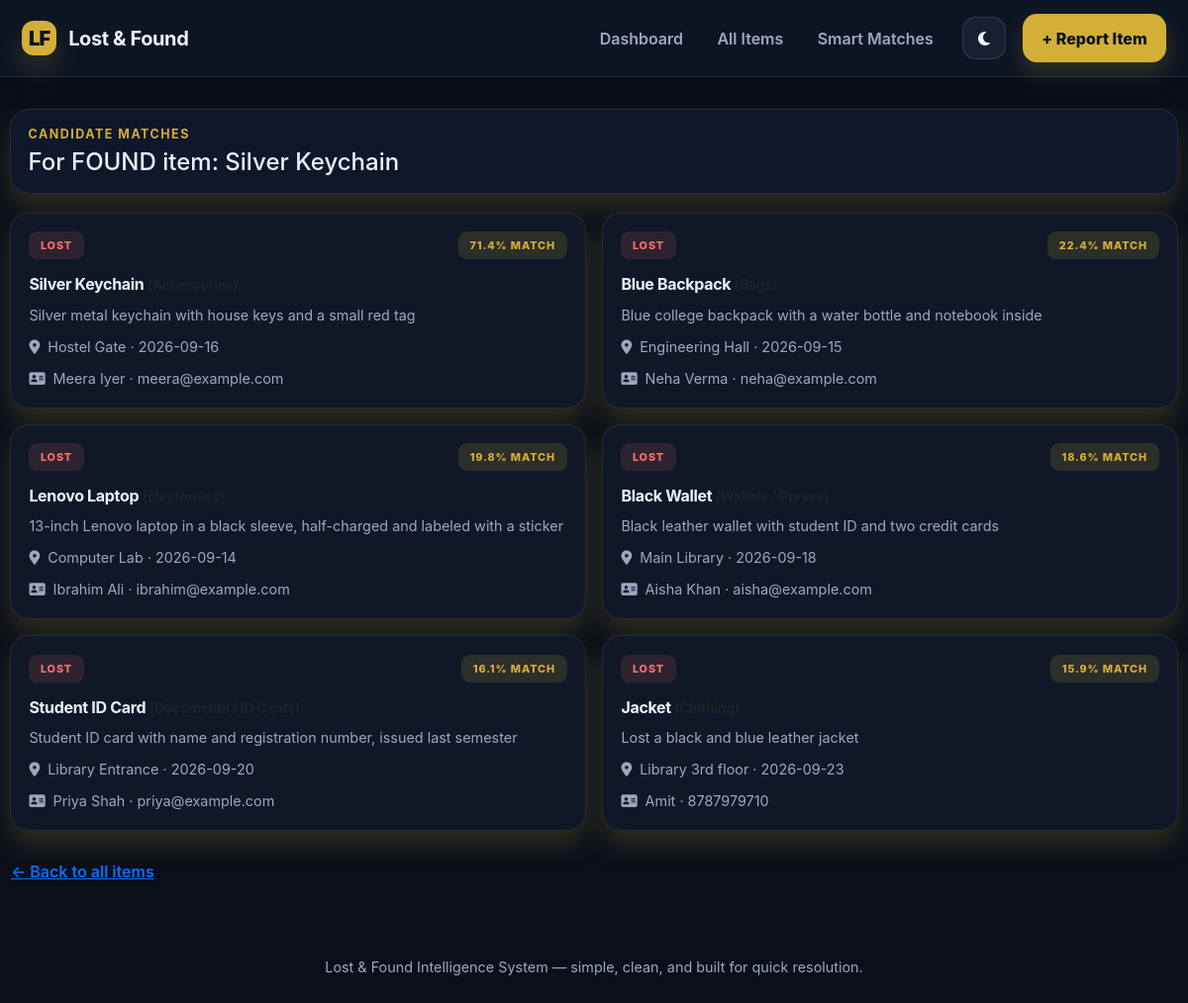
Screenshot of /matches/9 with the database file from the repository.
### tables this page shows
CREATE TABLE items (
            id            INTEGER PRIMARY KEY AUTOINCREMENT,
            item_type     TEXT    NOT NULL CHECK (item_type IN ('lost', 'found')),
            item_name     TEXT    NOT NULL,
            category      TEXT    NOT NULL,
            description   TEXT    NOT NULL,
            location      TEXT    NOT NULL,
            event_date    TEXT    NOT NULL,
            person_name   TEXT    NOT NULL,
            contact       TEXT    NOT NULL,
            status        TEXT    NOT NULL DEFAULT 'open' CHECK (status IN ('open', 'resolved')),
            created_at    TEXT    NOT NULL
        );

### app.py (the view)
@app.route("/matches/<int:item_id>")
def matches_for_item(item_id):
    db = get_db()
    item = db.execute("SELECT * FROM items WHERE id = ?", (item_id,)).fetchone()
    if item is None:
        flash("Item not found.", "danger")
        return redirect(url_for("view_items"))
    candidates = find_matches_for(item, threshold=15.0, limit=10)
    return render_template("matches.html", single_item=item, candidates=candidates, results=None)

### app.py (called while the page is built)
def get_db():
    if "db" not in g:
        g.db = sqlite3.connect(DB_PATH)
        g.db.row_factory = sqlite3.Row
        g.db.execute("PRAGMA foreign_keys = ON")
    return g.db

def text_similarity(a, b):
    a = (a or "").strip().lower()
    b = (b or "").strip().lower()
    if not a or not b:
        return 0.0
    return SequenceMatcher(None, a, b).ratio()

def match_score(item_a, item_b):
    name_sim = text_similarity(item_a["item_name"], item_b["item_name"])
    desc_sim = text_similarity(item_a["description"], item_b["description"])
    loc_sim = text_similarity(item_a["location"], item_b["location"])
    category_match = 1.0 if item_a["category"] == item_b["category"] else 0.0
    score = (name_sim * 0.35) + (desc_sim * 0.25) + (category_match * 0.25) + (loc_sim * 0.15)
    return round(score * 100, 1)

def find_matches_for(item, threshold=30.0, limit=5):
    db = get_db()
    opposite_type = "found" if item["item_type"] == "lost" else "lost"
    candidates = db.execute(
        "SELECT * FROM items WHERE item_type = ? AND status = 'open' AND id != ?",
        (opposite_type, item["id"]),
    ).fetchall()
    scored = []
    for c in candidates:
        s = match_score(item, c)
        if s >= threshold:
            scored.append((s, c))
    scored.sort(key=lambda x: x[0], reverse=True)
    return scored[:limit]

### templates/matches.html (shortened to what this page needs)
{% extends "base.html" %}
{% block content %}
{% if results is not none %}
  <div class="filter-shell">
    <div>
      <p class="eyebrow mb-1">Smart matching</p>
      <h4 class="mb-0">Best recommendation for each open lost report</h4>
    </div>
  </div>
  <div class="match-grid">
    {% for lost, best in results %}
    <div class="match-card">
      <div class="d-flex justify-content-between align-items-center mb-3">
        <span class="type-pill lost">Lost</span>
        <span class="category-pill">{{ lost.category }}</span>
      </div>
      <h6>{{ lost.item_name }}</h6>
      <p class="meta-text mb-2">{{ lost.description }}</p>
      <p class="meta-text mb-0"><i class="fa-solid fa-location-dot me-2"></i>{{ lost.location }} &middot; {{ lost.event_date }}</p>
      {% if best %}
        <div class="match-highlight">
          <strong>{{ best[0] }}% match</strong> with found item <strong>{{ best[1].item_name }}</strong> at {{ best[1].location }}.
        </div>
        <a href="{{ url_for('matches_for_item', item_id=lost.id) }}" class="btn btn-outline-primary btn-sm">View all candidates</a>
      {% else %}
        <div class="info-note mt-3 mb-0">
          <i class="fa-solid fa-circle-info"></i>
          <span>No strong match yet.</span>
        </div>
      {% endif %}
    </div>
    {% else %}
    <div class="empty-state">No open lost items to match right now.</div>
    {% endfor %}
  </div>
{% else %}
  <div class="filter-shell">
    <div>
      <p class="eyebrow mb-1">Candidate matches</p>
      <h4 class="mb-0">For {{ single_item.item_type|upper }} item: {{ single_item.item_name }}</h4>
    </div>
  </div>
  <div class="match-grid">
    {% for score, cand in candidates %}
    <div class="match-card">
      <div class="d-flex justify-content-between align-items-center mb-3">
        <span class="type-pill {{ cand.item_type }}">{{ cand.item_type }}</span>
        <span class="score-pill">{{ score }}% match</span>
      </div>
      <h6>{{ cand.item_name }} <small class="text-muted">({{ cand.category }})</small></h6>
      <p class="meta-text mb-2">{{ cand.description }}</p>
      <p class="meta-text mb-2"><i class="fa-solid fa-location-dot me-2"></i>{{ cand.location }} &middot; {{ cand.event_date }}</p>
      <p class="meta-text mb-0"><i class="fa-solid fa-address-card me-2"></i>{{ cand.person_name }} &middot; {{ cand.contact }}</p>
    </div>
    {% else %}
    <div class="empty-state">No candidate matches found above the similarity threshold.</div>
    {% endfor %}
  </div>
  <a href="{{ url_for('view_items') }}" class="btn btn-link mt-3 px-0">&larr; Back to all items</a>
{% endif %}
{% endblock %}

### static/style.css (style rules this page uses)
:root { --bg: #0a0f1a; --bg-strong: #111827; --panel: #101827; --panel-strong: #172133; --line: rgba(255,255,255,0.08); --line-strong: rgba(255,255,255,0.12); --text: #edf2ff; --muted: #9ba9c0; --primary: #d4af37; --primary-strong: #b8921d; --primary-soft: rgba(212, 175, 55, 0.14); --success: #35d399; --success-soft: rgba(53, 211, 153, 0.12); --danger: #f87171; --danger-soft: rgba(248, 113, 113, 0.12); --warning: #fbbf24; --warning-soft: rgba(251, 191, 36, 0.12); --cyan: #7dd3fc; --pink: #f9a8d4; --shadow: 0 20px 50px rgba(0, 0, 0, 0.35); --shadow-soft: 0 14px 26px rgba(212, 175, 55, 0.18); }
* { box-sizing: border-box; }
html { scroll-behavior: smooth; }
body { margin: 0; font-family: "Inter", "Segoe UI", sans-serif; background: var(--bg); color: var(--text); transition: background 0.25s ease, color 0.25s ease; }
a { text-decoration: none; }
.eyebrow { margin: 0 0 0.5rem; font-size: 0.78rem; text-transform: uppercase; letter-spacing: 0.12em; color: var(--primary); font-weight: 700; }
.btn { border-radius: 0.9rem; padding: 0.76rem 1.2rem; font-weight: 600; transition: all 0.2s ease; }
.type-pill, .status-pill, .category-pill, .score-pill { display: inline-flex; align-items: center; justify-content: center; padding: 0.36rem 0.72rem; border-radius: 0.55rem; font-size: 0.68rem; font-weight: 800; letter-spacing: 0.08em; text-transform: uppercase; }
.type-pill.lost { background: var(--danger-soft); color: var(--danger); }
.meta-text { margin: 0.65rem 0 0; color: var(--muted); font-size: 0.9rem; line-height: 1.5; }
.filter-shell { display: flex; justify-content: space-between; align-items: center; gap: 1rem; flex-wrap: wrap; background: #0f172a; border: 1px solid var(--line); border-radius: 1.2rem; padding: 1rem 1.1rem; margin-bottom: 1.2rem; box-shadow: var(--shadow-soft); }
.match-grid { display: grid; grid-template-columns: repeat(2, minmax(0, 1fr)); gap: 1rem; }
.match-card { border: 1px solid var(--line); border-radius: 1.2rem; background: var(--panel); padding: 1.15rem; box-shadow: var(--shadow-soft); transition: transform 0.2s ease, box-shadow 0.2s ease; animation: fadeUp 0.6s ease both; }
.match-card h6 { margin: 0; font-weight: 700; letter-spacing: -0.02em; }
.score-pill { background: var(--primary-soft); color: var(--primary); }

### rows the page displays
items: item_type "FOUND", item_name "Silver Keychain"
items: item_type "LOST", score "71.4", item_name "Silver Keychain", description "Silver metal keychain with house keys and a small red tag", location "Hostel Gate", event_date "2026-09-16", person_name "Meera Iyer", contact "meera@example.com"
items: item_type "LOST", score "22.4", item_name "Blue Backpack", description "Blue college backpack with a water bottle and notebook inside", location "Engineering Hall", event_date "2026-09-15", person_name "Neha Verma", contact "neha@example.com"
items: item_type "LOST", score "19.8", item_name "Lenovo Laptop", description "13-inch Lenovo laptop in a black sleeve, half-charged and labeled with a sticker", location "Computer Lab", event_date "2026-09-14", person_name "Ibrahim Ali", contact "ibrahim@example.com"
items: item_type "LOST", score "18.6", item_name "Black Wallet", description "Black leather wallet with student ID and two credit cards", location "Main Library", event_date "2026-09-18", person_name "Aisha Khan", contact "aisha@example.com"
items: item_type "LOST", score "16.1", item_name "Student ID Card", description "Student ID card with name and registration number, issued last semester", location "Library Entrance", event_date "2026-09-20", person_name "Priya Shah", contact "priya@example.com"
items: item_type "LOST", score "15.9", item_name "Jacket", description "Lost a black and blue leather jacket", location "Library 3rd floor", event_date "2026-09-23", person_name "Amit", contact "8787979710"
